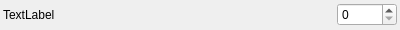
<?xml version="1.0" encoding="UTF-8"?>
<ui version="4.0">
 <class>ParameterIntWidget</class>
 <widget class="QWidget" name="ParameterIntWidget">
  <property name="geometry">
   <rect>
    <x>0</x>
    <y>0</y>
    <width>400</width>
    <height>30</height>
   </rect>
  </property>
  <property name="minimumSize">
   <size>
    <width>0</width>
    <height>30</height>
   </size>
  </property>
  <property name="maximumSize">
   <size>
    <width>16777215</width>
    <height>30</height>
   </size>
  </property>
  <property name="windowTitle">
   <string>Form</string>
  </property>
  <layout class="QHBoxLayout" name="horizontalLayout">
   <property name="spacing">
    <number>0</number>
   </property>
   <property name="leftMargin">
    <number>3</number>
   </property>
   <property name="topMargin">
    <number>3</number>
   </property>
   <property name="rightMargin">
    <number>3</number>
   </property>
   <property name="bottomMargin">
    <number>3</number>
   </property>
   <item>
    <widget class="QLabel" name="label_address">
     <property name="sizePolicy">
      <sizepolicy hsizetype="Expanding" vsizetype="Preferred">
       <horstretch>0</horstretch>
       <verstretch>0</verstretch>
      </sizepolicy>
     </property>
     <property name="text">
      <string>TextLabel</string>
     </property>
    </widget>
   </item>
   <item>
    <widget class="QLabel" name="label_type">
     <property name="minimumSize">
      <size>
       <width>60</width>
       <height>0</height>
      </size>
     </property>
     <property name="text">
      <string/>
     </property>
    </widget>
   </item>
   <item>
    <widget class="QSpinBox" name="spinBox">
     <property name="minimumSize">
      <size>
       <width>60</width>
       <height>0</height>
      </size>
     </property>
    </widget>
   </item>
  </layout>
 </widget>
 <resources/>
 <connections/>
</ui>
